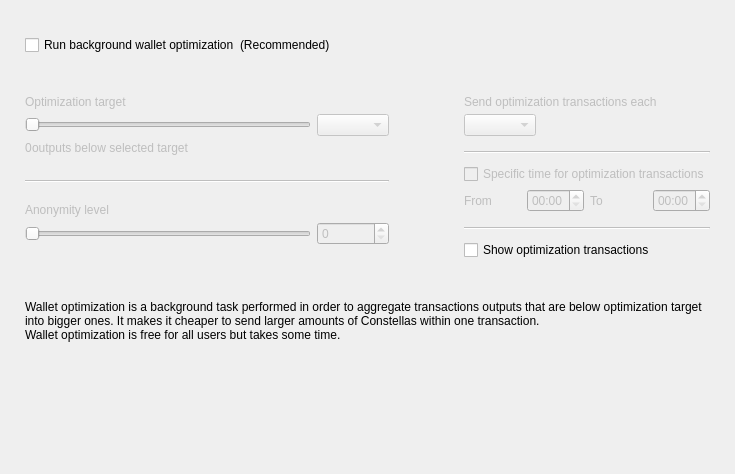
<?xml version="1.0" encoding="UTF-8"?>
<ui version="4.0">
 <class>OptimizationOptionsFrame</class>
 <widget class="QFrame" name="OptimizationOptionsFrame">
  <property name="geometry">
   <rect>
    <x>0</x>
    <y>0</y>
    <width>735</width>
    <height>474</height>
   </rect>
  </property>
  <property name="windowTitle">
   <string>Frame</string>
  </property>
  <property name="frameShape">
   <enum>QFrame::NoFrame</enum>
  </property>
  <property name="frameShadow">
   <enum>QFrame::Raised</enum>
  </property>
  <layout class="QVBoxLayout" name="verticalLayout">
   <property name="spacing">
    <number>0</number>
   </property>
   <property name="leftMargin">
    <number>25</number>
   </property>
   <property name="topMargin">
    <number>35</number>
   </property>
   <property name="rightMargin">
    <number>25</number>
   </property>
   <property name="bottomMargin">
    <number>0</number>
   </property>
   <item>
    <layout class="QHBoxLayout" name="horizontalLayout_2">
     <item>
      <widget class="QCheckBox" name="m_enableOptimizationCheck">
       <property name="text">
        <string>Run background wallet optimization</string>
       </property>
      </widget>
     </item>
     <item>
      <widget class="WalletGui::WalletNormalGrayTextLabel" name="label_8">
       <property name="text">
        <string>(Recommended)</string>
       </property>
      </widget>
     </item>
     <item>
      <spacer name="horizontalSpacer">
       <property name="orientation">
        <enum>Qt::Horizontal</enum>
       </property>
       <property name="sizeHint" stdset="0">
        <size>
         <width>40</width>
         <height>20</height>
        </size>
       </property>
      </spacer>
     </item>
    </layout>
   </item>
   <item>
    <spacer name="verticalSpacer_2">
     <property name="orientation">
      <enum>Qt::Vertical</enum>
     </property>
     <property name="sizeType">
      <enum>QSizePolicy::Fixed</enum>
     </property>
     <property name="sizeHint" stdset="0">
      <size>
       <width>20</width>
       <height>40</height>
      </size>
     </property>
    </spacer>
   </item>
   <item>
    <widget class="QWidget" name="m_optimizationOptionsWidget" native="true">
     <property name="enabled">
      <bool>true</bool>
     </property>
     <layout class="QHBoxLayout" name="horizontalLayout">
      <property name="spacing">
       <number>75</number>
      </property>
      <property name="leftMargin">
       <number>0</number>
      </property>
      <property name="topMargin">
       <number>0</number>
      </property>
      <property name="rightMargin">
       <number>0</number>
      </property>
      <property name="bottomMargin">
       <number>0</number>
      </property>
      <item alignment="Qt::AlignTop">
       <widget class="QWidget" name="widget1" native="true">
        <property name="enabled">
         <bool>false</bool>
        </property>
        <layout class="QGridLayout" name="gridLayout" columnstretch="50,0,0,0">
         <property name="leftMargin">
          <number>0</number>
         </property>
         <property name="topMargin">
          <number>0</number>
         </property>
         <property name="rightMargin">
          <number>0</number>
         </property>
         <property name="bottomMargin">
          <number>0</number>
         </property>
         <property name="verticalSpacing">
          <number>5</number>
         </property>
         <item row="0" column="0" colspan="4">
          <widget class="WalletGui::WalletNormalBlackTextLabel" name="label_5">
           <property name="text">
            <string>Optimization target</string>
           </property>
           <property name="indent">
            <number>0</number>
           </property>
          </widget>
         </item>
         <item row="4" column="0" colspan="4">
          <spacer name="verticalSpacer_3">
           <property name="orientation">
            <enum>Qt::Vertical</enum>
           </property>
           <property name="sizeType">
            <enum>QSizePolicy::Fixed</enum>
           </property>
           <property name="sizeHint" stdset="0">
            <size>
             <width>20</width>
             <height>20</height>
            </size>
           </property>
          </spacer>
         </item>
         <item row="1" column="0" colspan="3">
          <widget class="QSlider" name="m_thresholdSlider">
           <property name="maximum">
            <number>6</number>
           </property>
           <property name="pageStep">
            <number>1</number>
           </property>
           <property name="orientation">
            <enum>Qt::Horizontal</enum>
           </property>
          </widget>
         </item>
         <item row="1" column="3">
          <widget class="QComboBox" name="m_thresholdCombo"/>
         </item>
         <item row="5" column="0" colspan="4">
          <widget class="Line" name="line">
           <property name="orientation">
            <enum>Qt::Horizontal</enum>
           </property>
          </widget>
         </item>
         <item row="6" column="0" colspan="4">
          <spacer name="verticalSpacer_4">
           <property name="orientation">
            <enum>Qt::Vertical</enum>
           </property>
           <property name="sizeType">
            <enum>QSizePolicy::Fixed</enum>
           </property>
           <property name="sizeHint" stdset="0">
            <size>
             <width>20</width>
             <height>15</height>
            </size>
           </property>
          </spacer>
         </item>
         <item row="8" column="3">
          <widget class="QSpinBox" name="m_mixinSpin">
           <property name="buttonSymbols">
            <enum>QAbstractSpinBox::UpDownArrows</enum>
           </property>
          </widget>
         </item>
         <item row="7" column="0" colspan="4">
          <widget class="WalletGui::WalletNormalBlackTextLabel" name="label_7">
           <property name="text">
            <string>Anonymity level</string>
           </property>
           <property name="indent">
            <number>0</number>
           </property>
          </widget>
         </item>
         <item row="8" column="0" colspan="3">
          <widget class="QSlider" name="m_mixinSlider">
           <property name="pageStep">
            <number>1</number>
           </property>
           <property name="orientation">
            <enum>Qt::Horizontal</enum>
           </property>
          </widget>
         </item>
         <item row="2" column="0" colspan="4">
          <spacer name="verticalSpacer_12">
           <property name="orientation">
            <enum>Qt::Vertical</enum>
           </property>
           <property name="sizeType">
            <enum>QSizePolicy::Fixed</enum>
           </property>
           <property name="sizeHint" stdset="0">
            <size>
             <width>20</width>
             <height>0</height>
            </size>
           </property>
          </spacer>
         </item>
         <item row="3" column="0" colspan="4">
          <layout class="QHBoxLayout" name="horizontalLayout_3" stretch="0,1">
           <item>
            <widget class="QLabel" name="m_nonOptimizedOutputsLabel">
             <property name="text">
              <string>0</string>
             </property>
            </widget>
           </item>
           <item>
            <widget class="WalletGui::WalletNormalBlackTextLabel" name="m_nonOptimizedOutputsTextLabel">
             <property name="text">
              <string>outputs below selected target</string>
             </property>
            </widget>
           </item>
          </layout>
         </item>
        </layout>
       </widget>
      </item>
      <item>
       <layout class="QVBoxLayout" name="verticalLayout_3">
        <property name="spacing">
         <number>10</number>
        </property>
        <property name="rightMargin">
         <number>0</number>
        </property>
        <property name="bottomMargin">
         <number>0</number>
        </property>
        <item>
         <widget class="QWidget" name="widget2" native="true">
          <property name="enabled">
           <bool>false</bool>
          </property>
          <layout class="QGridLayout" name="gridLayout_2" columnstretch="0,0,0,0">
           <property name="leftMargin">
            <number>0</number>
           </property>
           <property name="topMargin">
            <number>0</number>
           </property>
           <property name="rightMargin">
            <number>0</number>
           </property>
           <property name="bottomMargin">
            <number>0</number>
           </property>
           <property name="verticalSpacing">
            <number>5</number>
           </property>
           <item row="2" column="0" colspan="2" alignment="Qt::AlignLeft">
            <widget class="QComboBox" name="m_periodCombo"/>
           </item>
           <item row="8" column="0">
            <widget class="WalletGui::WalletNormalBlackTextLabel" name="label_2">
             <property name="text">
              <string>From</string>
             </property>
            </widget>
           </item>
           <item row="8" column="1">
            <widget class="QTimeEdit" name="m_startTimeEdit">
             <property name="enabled">
              <bool>false</bool>
             </property>
             <property name="displayFormat">
              <string>HH:mm</string>
             </property>
            </widget>
           </item>
           <item row="8" column="2">
            <widget class="WalletGui::WalletNormalBlackTextLabel" name="label_3">
             <property name="text">
              <string>To</string>
             </property>
            </widget>
           </item>
           <item row="8" column="3">
            <widget class="QTimeEdit" name="m_stopTimeEdit">
             <property name="enabled">
              <bool>false</bool>
             </property>
             <property name="displayFormat">
              <string>HH:mm</string>
             </property>
            </widget>
           </item>
           <item row="6" column="0" colspan="4">
            <widget class="QCheckBox" name="m_optimizationTimeCheck">
             <property name="text">
              <string>Specific time for optimization transactions</string>
             </property>
            </widget>
           </item>
           <item row="4" column="0" colspan="4">
            <widget class="Line" name="line_2">
             <property name="orientation">
              <enum>Qt::Horizontal</enum>
             </property>
            </widget>
           </item>
           <item row="0" column="0" colspan="4">
            <widget class="WalletGui::WalletNormalBlackTextLabel" name="label_4">
             <property name="text">
              <string>Send optimization transactions each</string>
             </property>
             <property name="indent">
              <number>0</number>
             </property>
            </widget>
           </item>
           <item row="7" column="0" colspan="4">
            <spacer name="verticalSpacer_8">
             <property name="orientation">
              <enum>Qt::Vertical</enum>
             </property>
             <property name="sizeType">
              <enum>QSizePolicy::Fixed</enum>
             </property>
             <property name="sizeHint" stdset="0">
              <size>
               <width>20</width>
               <height>0</height>
              </size>
             </property>
            </spacer>
           </item>
           <item row="3" column="0" colspan="4">
            <spacer name="verticalSpacer_6">
             <property name="orientation">
              <enum>Qt::Vertical</enum>
             </property>
             <property name="sizeType">
              <enum>QSizePolicy::Fixed</enum>
             </property>
             <property name="sizeHint" stdset="0">
              <size>
               <width>20</width>
               <height>10</height>
              </size>
             </property>
            </spacer>
           </item>
           <item row="10" column="0" colspan="4">
            <widget class="Line" name="line_3">
             <property name="orientation">
              <enum>Qt::Horizontal</enum>
             </property>
            </widget>
           </item>
           <item row="1" column="0" colspan="4">
            <spacer name="verticalSpacer_5">
             <property name="orientation">
              <enum>Qt::Vertical</enum>
             </property>
             <property name="sizeType">
              <enum>QSizePolicy::Fixed</enum>
             </property>
             <property name="sizeHint" stdset="0">
              <size>
               <width>20</width>
               <height>0</height>
              </size>
             </property>
            </spacer>
           </item>
           <item row="5" column="0" colspan="4">
            <spacer name="verticalSpacer_7">
             <property name="orientation">
              <enum>Qt::Vertical</enum>
             </property>
             <property name="sizeType">
              <enum>QSizePolicy::Fixed</enum>
             </property>
             <property name="sizeHint" stdset="0">
              <size>
               <width>20</width>
               <height>5</height>
              </size>
             </property>
            </spacer>
           </item>
           <item row="9" column="0" colspan="4">
            <spacer name="verticalSpacer_10">
             <property name="orientation">
              <enum>Qt::Vertical</enum>
             </property>
             <property name="sizeType">
              <enum>QSizePolicy::Fixed</enum>
             </property>
             <property name="sizeHint" stdset="0">
              <size>
               <width>20</width>
               <height>10</height>
              </size>
             </property>
            </spacer>
           </item>
          </layout>
         </widget>
        </item>
        <item>
         <widget class="QCheckBox" name="m_showFusionTransactionsCheck">
          <property name="enabled">
           <bool>true</bool>
          </property>
          <property name="text">
           <string>Show optimization transactions</string>
          </property>
         </widget>
        </item>
       </layout>
      </item>
     </layout>
    </widget>
   </item>
   <item>
    <spacer name="verticalSpacer_11">
     <property name="orientation">
      <enum>Qt::Vertical</enum>
     </property>
     <property name="sizeType">
      <enum>QSizePolicy::Fixed</enum>
     </property>
     <property name="sizeHint" stdset="0">
      <size>
       <width>20</width>
       <height>40</height>
      </size>
     </property>
    </spacer>
   </item>
   <item>
    <widget class="WalletGui::WalletExtraNormalGrayTextLabel" name="m_helpLabel">
     <property name="text">
      <string>Wallet optimization is a background task performed in order to aggregate transactions outputs that are below optimization target into bigger ones. It makes it cheaper to send larger amounts of Constellas within one transaction.
Wallet optimization is free for all users but takes some time.</string>
     </property>
     <property name="wordWrap">
      <bool>true</bool>
     </property>
    </widget>
   </item>
   <item>
    <spacer name="verticalSpacer">
     <property name="orientation">
      <enum>Qt::Vertical</enum>
     </property>
     <property name="sizeHint" stdset="0">
      <size>
       <width>20</width>
       <height>40</height>
      </size>
     </property>
    </spacer>
   </item>
  </layout>
 </widget>
 <customwidgets>
  <customwidget>
   <class>WalletGui::WalletNormalGrayTextLabel</class>
   <extends>QLabel</extends>
   <header>Gui/Common/WalletTextLabel.h</header>
  </customwidget>
  <customwidget>
   <class>WalletGui::WalletNormalBlackTextLabel</class>
   <extends>QLabel</extends>
   <header>Gui/Common/WalletTextLabel.h</header>
  </customwidget>
  <customwidget>
   <class>WalletGui::WalletExtraNormalGrayTextLabel</class>
   <extends>QLabel</extends>
   <header>Gui/Common/WalletTextLabel.h</header>
  </customwidget>
 </customwidgets>
 <resources/>
 <connections>
  <connection>
   <sender>m_enableOptimizationCheck</sender>
   <signal>toggled(bool)</signal>
   <receiver>widget1</receiver>
   <slot>setEnabled(bool)</slot>
   <hints>
    <hint type="sourcelabel">
     <x>147</x>
     <y>47</y>
    </hint>
    <hint type="destinationlabel">
     <x>176</x>
     <y>204</y>
    </hint>
   </hints>
  </connection>
  <connection>
   <sender>m_thresholdSlider</sender>
   <signal>valueChanged(int)</signal>
   <receiver>OptimizationOptionsFrame</receiver>
   <slot>thresholdChanged(int)</slot>
   <hints>
    <hint type="sourcelabel">
     <x>116</x>
     <y>139</y>
    </hint>
    <hint type="destinationlabel">
     <x>355</x>
     <y>194</y>
    </hint>
   </hints>
  </connection>
  <connection>
   <sender>m_mixinSlider</sender>
   <signal>valueChanged(int)</signal>
   <receiver>OptimizationOptionsFrame</receiver>
   <slot>mixinChanged(int)</slot>
   <hints>
    <hint type="sourcelabel">
     <x>116</x>
     <y>240</y>
    </hint>
    <hint type="destinationlabel">
     <x>367</x>
     <y>236</y>
    </hint>
   </hints>
  </connection>
  <connection>
   <sender>m_optimizationTimeCheck</sender>
   <signal>toggled(bool)</signal>
   <receiver>m_startTimeEdit</receiver>
   <slot>setEnabled(bool)</slot>
   <hints>
    <hint type="sourcelabel">
     <x>543</x>
     <y>179</y>
    </hint>
    <hint type="destinationlabel">
     <x>501</x>
     <y>207</y>
    </hint>
   </hints>
  </connection>
  <connection>
   <sender>m_optimizationTimeCheck</sender>
   <signal>toggled(bool)</signal>
   <receiver>m_stopTimeEdit</receiver>
   <slot>setEnabled(bool)</slot>
   <hints>
    <hint type="sourcelabel">
     <x>543</x>
     <y>179</y>
    </hint>
    <hint type="destinationlabel">
     <x>643</x>
     <y>207</y>
    </hint>
   </hints>
  </connection>
  <connection>
   <sender>m_mixinSpin</sender>
   <signal>valueChanged(int)</signal>
   <receiver>OptimizationOptionsFrame</receiver>
   <slot>mixinChanged(int)</slot>
   <hints>
    <hint type="sourcelabel">
     <x>273</x>
     <y>271</y>
    </hint>
    <hint type="destinationlabel">
     <x>367</x>
     <y>236</y>
    </hint>
   </hints>
  </connection>
  <connection>
   <sender>m_thresholdCombo</sender>
   <signal>currentIndexChanged(int)</signal>
   <receiver>OptimizationOptionsFrame</receiver>
   <slot>thresholdChanged(int)</slot>
   <hints>
    <hint type="sourcelabel">
     <x>270</x>
     <y>139</y>
    </hint>
    <hint type="destinationlabel">
     <x>367</x>
     <y>236</y>
    </hint>
   </hints>
  </connection>
  <connection>
   <sender>m_enableOptimizationCheck</sender>
   <signal>toggled(bool)</signal>
   <receiver>widget2</receiver>
   <slot>setEnabled(bool)</slot>
   <hints>
    <hint type="sourcelabel">
     <x>158</x>
     <y>48</y>
    </hint>
    <hint type="destinationlabel">
     <x>556</x>
     <y>197</y>
    </hint>
   </hints>
  </connection>
 </connections>
 <slots>
  <slot>thresholdChanged(int)</slot>
  <slot>mixinChanged(int)</slot>
 </slots>
</ui>
